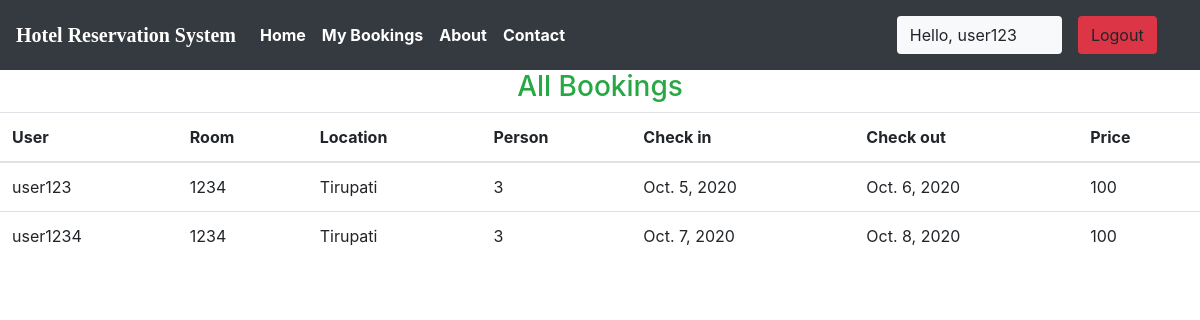
/staff/allbookings (signed in), run on the app's committed database.
### krishna/models.py (models this page shows, shortened)
class Reservation(models.Model):
    check_in = models.DateField(auto_now =False)
    check_out = models.DateField()
    room = models.ForeignKey(Rooms, on_delete = models.CASCADE)
    guest = models.ForeignKey(User, on_delete= models.CASCADE)
    booking_id = models.CharField(max_length=100,default="null")

class Rooms(models.Model):
    ROOM_STATUS = (
    ("1", "Available"),
    ("2", "Not Available"),
    )
    ROOM_TYPE = (
    ("1", "Standard"),
    ("2", "Deluxe"),
    ("3","Luxury"),
    )
    room_type = models.CharField(max_length=50,choices = ROOM_TYPE)
    capacity = models.IntegerField()
    price = models.IntegerField()
    size = models.IntegerField()
    hotel = models.ForeignKey(Hotels, on_delete = models.CASCADE)
    status = models.CharField(choices =ROOM_STATUS,max_length = 15)
    roomnumber = models.IntegerField()

class Hotels(models.Model):
    name = models.CharField(max_length=30,default="Krishna")
    owner = models.CharField(max_length=20)
    location = models.CharField(max_length=50)
    state = models.CharField(max_length=50,default="Andhra Pradesh")
    country = models.CharField(max_length=50,default="India")

### krishna/views.py (the view)
# urls.py: path('staff/allbookings', views.all_bookings,name="allbookigs"),
@login_required(login_url='/staff')
def all_bookings(request):
    bookings = Reservation.objects.all()
    if not bookings:
        messages.warning(request,"No Bookings Found")
    return HttpResponse(render(request,'staff/allbookings.html',{'bookings':bookings}))

### templates/staff/allbookings.html (shortened to what this page needs)
{% extends 'basic.html' %}
{% block body %}
<h3 class="text-center  text-success">All Bookings </h3>
<table class="table">
    <thead>
        <th>User</th>
        <th>Room</th>
        <th>Location</th>
        <th>Person</th>
        <th>Check in</th>
        <th>Check out</th>
        <th>Price</th>
    </thead>
    {% for each_booking in bookings %}
    <tr>
        <td>{{each_booking.guest.username}}</td>
        <td>{{each_booking.room.roomnumber}}</td>
        <td>{{each_booking.room.hotel.location}}</td>
        <td>{{each_booking.room.capacity}}</td>
        <td>{{each_booking.check_in}}</td>
        <td>{{each_booking.check_out}}</td>
        <td>{{each_booking.room.price}}</td>
    </tr>
    {% endfor %}
</table>
{% endblock body %}

### templates/basic.html (shortened to what this page needs)
{% load static %}
<!DOCTYPE html>
<!DOCTYPE html>
<html lang="en">
<head>
    <link rel="stylesheet" href="https://use.fontawesome.com/releases/v5.7.0/css/all.css">
    <link rel="stylesheet" href="{% static 'bootstrap\bootstrap.css' %}">
    <link rel="stylesheet" href="https://maxcdn.bootstrapcdn.com/bootstrap/4.5.0/css/bootstrap.min.css" >
</head>
<body style="dbackground-image: url('https://source.unsplash.com/random');height: 100%;">
    <div class="container-fluid px-0">
        <nav class="navbar navbar-expand-lg navbar-dark bg-dark font-weight-bold">
            <a class="navbar-brand text-bold bg-black " href="/"><b style="font-family: cursive;">Hotel Reservation System</b></a>
            <div class="collapse navbar-collapse " id="navbarSupportedContent">
                <ul class="navbar-nav mr-auto ">
                    <li class="nav-item active">
                        <a class="nav-link text-bold " href="/home"> Home</a>
                    </li>
                    {% if user.is_staff %}
                    <li class="nav-item active">
                        <a class="nav-link text-bold" href="/staff/panel">Dashboard </a>
                    </li>
                    {% elif user.is_staff == False and user.is_authenticated %}
                    <li class="nav-item active">
                            <a class="nav-link text-bold" href="/user/bookings">My Bookings </a>
                        </li>
                    {% endif %}
                    <li class="nav-item active">
                        <a class="nav-link text-bold" href="/about">About</a>
                    </li>
                    <li class="nav-item active">
                        <a class="nav-link text-bold" href="/contact">Contact </a>
                    </li>
                </ul>
                {% if user.is_authenticated %}
                      <button class="btn btn-group bg-light" data-toggle="modal" data-target="#forlogin">
                       Hello, {{request.user}}
                       <a href="/logout" class="nav-link">
                    <button class="btn btn-group bg-danger" data-toggle="modal" data-target="#forlogin">
                        Logout
                    </button></a>&nbsp; &nbsp;
                    </button>
                {% endif %}
            </div>
        </nav>
    </div>
    {% block body %}
    {% endblock body %}
</body>
</html>

### templates/basic.html (style rules this page uses)
a { text-decoration: none; }

### data on the page
Reservation: guest.username "user123", room.roomnumber "1234", room.hotel.location "Tirupati", room.capacity "3", check_in "Oct. 5, 2020", check_out "Oct. 6, 2020", room.price "100"
Reservation: guest.username "user1234", room.roomnumber "1234", room.hotel.location "Tirupati", room.capacity "3", check_in "Oct. 7, 2020", check_out "Oct. 8, 2020", room.price "100"

### other printed values
{{ request.user }} "user123"
